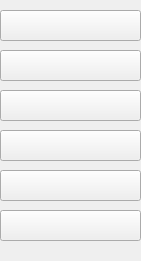
      <widget class="QFrame" name="frame_poke">
       <property name="geometry">
        <rect>
         <x>5</x>
         <y>50</y>
         <width>141</width>
         <height>261</height>
        </rect>
       </property>
       <property name="minimumSize">
        <size>
         <width>0</width>
         <height>0</height>
        </size>
       </property>
       <property name="maximumSize">
        <size>
         <width>666</width>
         <height>666</height>
        </size>
       </property>
       <property name="focusPolicy">
        <enum>Qt::NoFocus</enum>
       </property>
       <property name="frameShape">
        <enum>QFrame::NoFrame</enum>
       </property>
       <property name="frameShadow">
        <enum>QFrame::Raised</enum>
       </property>
       <widget class="QPushButton" name="poke1">
        <property name="geometry">
         <rect>
          <x>0</x>
          <y>10</y>
          <width>141</width>
          <height>31</height>
         </rect>
        </property>
        <property name="cursor">
         <cursorShape>ArrowCursor</cursorShape>
        </property>
        <property name="focusPolicy">
         <enum>Qt::NoFocus</enum>
        </property>
        <property name="text">
         <string/>
        </property>
        <property name="checkable">
         <bool>true</bool>
        </property>
       </widget>
       <widget class="QPushButton" name="poke2">
        <property name="geometry">
         <rect>
          <x>0</x>
          <y>50</y>
          <width>141</width>
          <height>31</height>
         </rect>
        </property>
        <property name="focusPolicy">
         <enum>Qt::NoFocus</enum>
        </property>
        <property name="text">
         <string/>
        </property>
        <property name="checkable">
         <bool>true</bool>
        </property>
       </widget>
       <widget class="QPushButton" name="poke4">
        <property name="geometry">
         <rect>
          <x>0</x>
          <y>130</y>
          <width>141</width>
          <height>31</height>
         </rect>
        </property>
        <property name="focusPolicy">
         <enum>Qt::NoFocus</enum>
        </property>
        <property name="text">
         <string/>
        </property>
        <property name="checkable">
         <bool>true</bool>
        </property>
       </widget>
       <widget class="QPushButton" name="poke3">
        <property name="geometry">
         <rect>
          <x>0</x>
          <y>90</y>
          <width>141</width>
          <height>31</height>
         </rect>
        </property>
        <property name="focusPolicy">
         <enum>Qt::NoFocus</enum>
        </property>
        <property name="text">
         <string/>
        </property>
        <property name="checkable">
         <bool>true</bool>
        </property>
       </widget>
       <widget class="QPushButton" name="poke5">
        <property name="geometry">
         <rect>
          <x>0</x>
          <y>170</y>
          <width>141</width>
          <height>31</height>
         </rect>
        </property>
        <property name="focusPolicy">
         <enum>Qt::NoFocus</enum>
        </property>
        <property name="text">
         <string/>
        </property>
        <property name="checkable">
         <bool>true</bool>
        </property>
       </widget>
       <widget class="QPushButton" name="poke6">
        <property name="geometry">
         <rect>
          <x>0</x>
          <y>210</y>
          <width>141</width>
          <height>31</height>
         </rect>
        </property>
        <property name="focusPolicy">
         <enum>Qt::NoFocus</enum>
        </property>
        <property name="text">
         <string/>
        </property>
        <property name="checkable">
         <bool>true</bool>
        </property>
       </widget>
      </widget>
